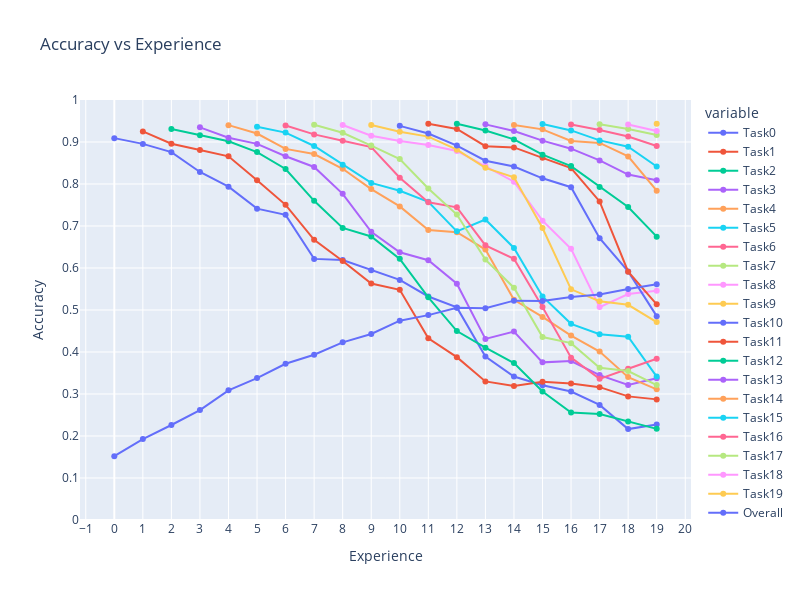

Notebook code for this chart:
### Code cell
# replace with nan noisy metrics
for i in range(20):
    proposal_1_20_classes["accuracies"][f"Task{i}"][:i] = [np.nan] * i

# plotly plot
fig = px.line(
    pd.DataFrame(proposal_1_20_classes["accuracies"]),
    title="Accuracy vs Experience",
    labels=dict(index="Experience", value="Accuracy"),
    width=800,
    height=600,
    range_y=[0, 1],
    markers=True,
)
fig.update_layout(
    xaxis=dict(tickmode="linear", tick0=0, dtick=1),
    yaxis=dict(tickmode="linear", tick0=0, dtick=0.1),
)
fig.show()

### Figure 1 — Plotly figure (JSON) as saved in the notebook; plotly's stock layout.template omitted (floating-point values rounded to 4 significant figures)
{"data": [{"hovertemplate": "variable=Task0<br>Experience=%{x}<br>Accuracy=%{y}<extra></extra>", "legendgroup": "Task0", "line": {"color": "#636efa", "dash": "solid"}, "marker": {"symbol": "circle"}, "mode": "lines+markers", "name": "Task0", "orientation": "v", "showlegend": true, "type": "scatter", "x": [0, 1, 2, 3, 4, 5, 6, 7, 8, 9, 10, 11, 12, 13, 14, 15, 16, 17, 18, 19], "xaxis": "x", "y": [0.9092, 0.8955, 0.8758, 0.8286, 0.7937, 0.7413, 0.7265, 0.6217, 0.6188, 0.5944, 0.5716, 0.5322, 0.5062, 0.389, 0.3416, 0.3208, 0.3059, 0.2741, 0.2164, 0.2273], "yaxis": "y"}, {"hovertemplate": "variable=Task1<br>Experience=%{x}<br>Accuracy=%{y}<extra></extra>", "legendgroup": "Task1", "line": {"color": "#EF553B", "dash": "solid"}, "marker": {"symbol": "circle"}, "mode": "lines+markers", "name": "Task1", "orientation": "v", "showlegend": true, "type": "scatter", "x": [0, 1, 2, 3, 4, 5, 6, 7, 8, 9, 10, 11, 12, 13, 14, 15, 16, 17, 18, 19], "xaxis": "x", "y": [null, 0.9252, 0.8959, 0.8812, 0.8659, 0.8091, 0.7504, 0.6671, 0.6167, 0.5629, 0.5481, 0.4326, 0.3877, 0.33, 0.3189, 0.3293, 0.3252, 0.3163, 0.2943, 0.2872], "yaxis": "y"}, {"hovertemplate": "variable=Task2<br>Experience=%{x}<br>Accuracy=%{y}<extra></extra>", "legendgroup": "Task2", "line": {"color": "#00cc96", "dash": "solid"}, "marker": {"symbol": "circle"}, "mode": "lines+markers", "name": "Task2", "orientation": "v", "showlegend": true, "type": "scatter", "x": [0, 1, 2, 3, 4, 5, 6, 7, 8, 9, 10, 11, 12, 13, 14, 15, 16, 17, 18, 19], "xaxis": "x", "y": [null, null, 0.9311, 0.9159, 0.9018, 0.8759, 0.8358, 0.76, 0.6954, 0.675, 0.6218, 0.5301, 0.4498, 0.4104, 0.3737, 0.3058, 0.2559, 0.2523, 0.2346, 0.217], "yaxis": "y"}, {"hovertemplate": "variable=Task3<br>Experience=%{x}<br>Accuracy=%{y}<extra></extra>", "legendgroup": "Task3", "line": {"color": "#ab63fa", "dash": "solid"}, "marker": {"symbol": "circle"}, "mode": "lines+markers", "name": "Task3", "orientation": "v", "showlegend": true, "type": "scatter", "x": [0, 1, 2, 3, 4, 5, 6, 7, 8, 9, 10, 11, 12, 13, 14, 15, 16, 17, 18, 19], "xaxis": "x", "y": [null, null, null, 0.9349, 0.9103, 0.8955, 0.8662, 0.8405, 0.7766, 0.6861, 0.6373, 0.6184, 0.5625, 0.4312, 0.4486, 0.3753, 0.3785, 0.345, 0.3216, 0.3377], "yaxis": "y"}, {"hovertemplate": "variable=Task4<br>Experience=%{x}<br>Accuracy=%{y}<extra></extra>", "legendgroup": "Task4", "line": {"color": "#FFA15A", "dash": "solid"}, "marker": {"symbol": "circle"}, "mode": "lines+markers", "name": "Task4", "orientation": "v", "showlegend": true, "type": "scatter", "x": [0, 1, 2, 3, 4, 5, 6, 7, 8, 9, 10, 11, 12, 13, 14, 15, 16, 17, 18, 19], "xaxis": "x", "y": [null, null, null, null, 0.9401, 0.9202, 0.8836, 0.8714, 0.8362, 0.7878, 0.7467, 0.6903, 0.6851, 0.644, 0.5244, 0.4836, 0.4391, 0.4011, 0.3402, 0.3112], "yaxis": "y"}, {"hovertemplate": "variable=Task5<br>Experience=%{x}<br>Accuracy=%{y}<extra></extra>", "legendgroup": "Task5", "line": {"color": "#19d3f3", "dash": "solid"}, "marker": {"symbol": "circle"}, "mode": "lines+markers", "name": "Task5", "orientation": "v", "showlegend": true, "type": "scatter", "x": [0, 1, 2, 3, 4, 5, 6, 7, 8, 9, 10, 11, 12, 13, 14, 15, 16, 17, 18, 19], "xaxis": "x", "y": [null, null, null, null, null, 0.9365, 0.9224, 0.8905, 0.8457, 0.8026, 0.7838, 0.7577, 0.6873, 0.7154, 0.6478, 0.5322, 0.4671, 0.4422, 0.4364, 0.3414], "yaxis": "y"}, {"hovertemplate": "variable=Task6<br>Experience=%{x}<br>Accuracy=%{y}<extra></extra>", "legendgroup": "Task6", "line": {"color": "#FF6692", "dash": "solid"}, "marker": {"symbol": "circle"}, "mode": "lines+markers", "name": "Task6", "orientation": "v", "showlegend": true, "type": "scatter", "x": [0, 1, 2, 3, 4, 5, 6, 7, 8, 9, 10, 11, 12, 13, 14, 15, 16, 17, 18, 19], "xaxis": "x", "y": [null, null, null, null, null, null, 0.9392, 0.9181, 0.9028, 0.8879, 0.8151, 0.7565, 0.7445, 0.6539, 0.622, 0.5072, 0.3866, 0.3361, 0.3601, 0.3838], "yaxis": "y"}, {"hovertemplate": "variable=Task7<br>Experience=%{x}<br>Accuracy=%{y}<extra></extra>", "legendgroup": "Task7", "line": {"color": "#B6E880", "dash": "solid"}, "marker": {"symbol": "circle"}, "mode": "lines+markers", "name": "Task7", "orientation": "v", "showlegend": true, "type": "scatter", "x": [0, 1, 2, 3, 4, 5, 6, 7, 8, 9, 10, 11, 12, 13, 14, 15, 16, 17, 18, 19], "xaxis": "x", "y": [null, null, null, null, null, null, null, 0.9411, 0.922, 0.8914, 0.8595, 0.7892, 0.7272, 0.62, 0.5531, 0.4355, 0.4211, 0.3623, 0.3548, 0.3213], "yaxis": "y"}, {"hovertemplate": "variable=Task8<br>Experience=%{x}<br>Accuracy=%{y}<extra></extra>", "legendgroup": "Task8", "line": {"color": "#FF97FF", "dash": "solid"}, "marker": {"symbol": "circle"}, "mode": "lines+markers", "name": "Task8", "orientation": "v", "showlegend": true, "type": "scatter", "x": [0, 1, 2, 3, 4, 5, 6, 7, 8, 9, 10, 11, 12, 13, 14, 15, 16, 17, 18, 19], "xaxis": "x", "y": [null, null, null, null, null, null, null, null, 0.9406, 0.9151, 0.9025, 0.8928, 0.8788, 0.8432, 0.8056, 0.7126, 0.6458, 0.5069, 0.538, 0.5461], "yaxis": "y"}, {"hovertemplate": "variable=Task9<br>Experience=%{x}<br>Accuracy=%{y}<extra></extra>", "legendgroup": "Task9", "line": {"color": "#FECB52", "dash": "solid"}, "marker": {"symbol": "circle"}, "mode": "lines+markers", "name": "Task9", "orientation": "v", "showlegend": true, "type": "scatter", "x": [0, 1, 2, 3, 4, 5, 6, 7, 8, 9, 10, 11, 12, 13, 14, 15, 16, 17, 18, 19], "xaxis": "x", "y": [null, null, null, null, null, null, null, null, null, 0.9404, 0.9246, 0.9128, 0.8817, 0.8385, 0.8158, 0.6953, 0.5492, 0.521, 0.5124, 0.4713], "yaxis": "y"}, {"hovertemplate": "variable=Task10<br>Experience=%{x}<br>Accuracy=%{y}<extra></extra>", "legendgroup": "Task10", "line": {"color": "#636efa", "dash": "solid"}, "marker": {"symbol": "circle"}, "mode": "lines+markers", "name": "Task10", "orientation": "v", "showlegend": true, "type": "scatter", "x": [0, 1, 2, 3, 4, 5, 6, 7, 8, 9, 10, 11, 12, 13, 14, 15, 16, 17, 18, 19], "xaxis": "x", "y": [null, null, null, null, null, null, null, null, null, null, 0.9384, 0.9203, 0.8916, 0.8554, 0.8415, 0.8135, 0.7924, 0.6709, 0.5918, 0.4854], "yaxis": "y"}, {"hovertemplate": "variable=Task11<br>Experience=%{x}<br>Accuracy=%{y}<extra></extra>", "legendgroup": "Task11", "line": {"color": "#EF553B", "dash": "solid"}, "marker": {"symbol": "circle"}, "mode": "lines+markers", "name": "Task11", "orientation": "v", "showlegend": true, "type": "scatter", "x": [0, 1, 2, 3, 4, 5, 6, 7, 8, 9, 10, 11, 12, 13, 14, 15, 16, 17, 18, 19], "xaxis": "x", "y": [null, null, null, null, null, null, null, null, null, null, null, 0.9435, 0.9312, 0.8901, 0.8872, 0.8623, 0.8377, 0.7585, 0.5912, 0.5136], "yaxis": "y"}, {"hovertemplate": "variable=Task12<br>Experience=%{x}<br>Accuracy=%{y}<extra></extra>", "legendgroup": "Task12", "line": {"color": "#00cc96", "dash": "solid"}, "marker": {"symbol": "circle"}, "mode": "lines+markers", "name": "Task12", "orientation": "v", "showlegend": true, "type": "scatter", "x": [0, 1, 2, 3, 4, 5, 6, 7, 8, 9, 10, 11, 12, 13, 14, 15, 16, 17, 18, 19], "xaxis": "x", "y": [null, null, null, null, null, null, null, null, null, null, null, null, 0.9435, 0.9273, 0.9062, 0.8699, 0.8427, 0.793, 0.7453, 0.6746], "yaxis": "y"}, {"hovertemplate": "variable=Task13<br>Experience=%{x}<br>Accuracy=%{y}<extra></extra>", "legendgroup": "Task13", "line": {"color": "#ab63fa", "dash": "solid"}, "marker": {"symbol": "circle"}, "mode": "lines+markers", "name": "Task13", "orientation": "v", "showlegend": true, "type": "scatter", "x": [0, 1, 2, 3, 4, 5, 6, 7, 8, 9, 10, 11, 12, 13, 14, 15, 16, 17, 18, 19], "xaxis": "x", "y": [null, null, null, null, null, null, null, null, null, null, null, null, null, 0.942, 0.926, 0.9032, 0.8841, 0.8561, 0.8225, 0.809], "yaxis": "y"}, {"hovertemplate": "variable=Task14<br>Experience=%{x}<br>Accuracy=%{y}<extra></extra>", "legendgroup": "Task14", "line": {"color": "#FFA15A", "dash": "solid"}, "marker": {"symbol": "circle"}, "mode": "lines+markers", "name": "Task14", "orientation": "v", "showlegend": true, "type": "scatter", "x": [0, 1, 2, 3, 4, 5, 6, 7, 8, 9, 10, 11, 12, 13, 14, 15, 16, 17, 18, 19], "xaxis": "x", "y": [null, null, null, null, null, null, null, null, null, null, null, null, null, null, 0.9403, 0.9301, 0.9026, 0.8979, 0.8657, 0.7841], "yaxis": "y"}, {"hovertemplate": "variable=Task15<br>Experience=%{x}<br>Accuracy=%{y}<extra></extra>", "legendgroup": "Task15", "line": {"color": "#19d3f3", "dash": "solid"}, "marker": {"symbol": "circle"}, "mode": "lines+markers", "name": "Task15", "orientation": "v", "showlegend": true, "type": "scatter", "x": [0, 1, 2, 3, 4, 5, 6, 7, 8, 9, 10, 11, 12, 13, 14, 15, 16, 17, 18, 19], "xaxis": "x", "y": [null, null, null, null, null, null, null, null, null, null, null, null, null, null, null, 0.943, 0.9276, 0.9038, 0.8889, 0.8416], "yaxis": "y"}, {"hovertemplate": "variable=Task16<br>Experience=%{x}<br>Accuracy=%{y}<extra></extra>", "legendgroup": "Task16", "line": {"color": "#FF6692", "dash": "solid"}, "marker": {"symbol": "circle"}, "mode": "lines+markers", "name": "Task16", "orientation": "v", "showlegend": true, "type": "scatter", "x": [0, 1, 2, 3, 4, 5, 6, 7, 8, 9, 10, 11, 12, 13, 14, 15, 16, 17, 18, 19], "xaxis": "x", "y": [null, null, null, null, null, null, null, null, null, null, null, null, null, null, null, null, 0.9416, 0.9284, 0.9131, 0.8903], "yaxis": "y"}, {"hovertemplate": "variable=Task17<br>Experience=%{x}<br>Accuracy=%{y}<extra></extra>", "legendgroup": "Task17", "line": {"color": "#B6E880", "dash": "solid"}, "marker": {"symbol": "circle"}, "mode": "lines+markers", "name": "Task17", "orientation": "v", "showlegend": true, "type": "scatter", "x": [0, 1, 2, 3, 4, 5, 6, 7, 8, 9, 10, 11, 12, 13, 14, 15, 16, 17, 18, 19], "xaxis": "x", "y": [null, null, null, null, null, null, null, null, null, null, null, null, null, null, null, null, null, 0.9422, 0.9308, 0.9166], "yaxis": "y"}, {"hovertemplate": "variable=Task18<br>Experience=%{x}<br>Accuracy=%{y}<extra></extra>", "legendgroup": "Task18", "line": {"color": "#FF97FF", "dash": "solid"}, "marker": {"symbol": "circle"}, "mode": "lines+markers", "name": "Task18", "orientation": "v", "showlegend": true, "type": "scatter", "x": [0, 1, 2, 3, 4, 5, 6, 7, 8, 9, 10, 11, 12, 13, 14, 15, 16, 17, 18, 19], "xaxis": "x", "y": [null, null, null, null, null, null, null, null, null, null, null, null, null, null, null, null, null, null, 0.9418, 0.9263], "yaxis": "y"}, {"hovertemplate": "variable=Task19<br>Experience=%{x}<br>Accuracy=%{y}<extra></extra>", "legendgroup": "Task19", "line": {"color": "#FECB52", "dash": "solid"}, "marker": {"symbol": "circle"}, "mode": "lines+markers", "name": "Task19", "orientation": "v", "showlegend": true, "type": "scatter", "x": [0, 1, 2, 3, 4, 5, 6, 7, 8, 9, 10, 11, 12, 13, 14, 15, 16, 17, 18, 19], "xaxis": "x", "y": [null, null, null, null, null, null, null, null, null, null, null, null, null, null, null, null, null, null, null, 0.9436], "yaxis": "y"}, {"hovertemplate": "variable=Overall<br>Experience=%{x}<br>Accuracy=%{y}<extra></extra>", "legendgroup": "Overall", "line": {"color": "#636efa", "dash": "solid"}, "marker": {"symbol": "circle"}, "mode": "lines+markers", "name": "Overall", "orientation": "v", "showlegend": true, "type": "scatter", "x": [0, 1, 2, 3, 4, 5, 6, 7, 8, 9, 10, 11, 12, 13, 14, 15, 16, 17, 18, 19], "xaxis": "x", "y": [0.1518, 0.1926, 0.2262, 0.2617, 0.3087, 0.3379, 0.3719, 0.3936, 0.423, 0.4428, 0.4746, 0.4878, 0.5051, 0.5041, 0.5223, 0.5217, 0.5311, 0.537, 0.5502, 0.5615], "yaxis": "y"}], "layout": {"height": 600, "legend": {"title": {"text": "variable"}, "tracegroupgap": 0}, "title": {"text": "Accuracy vs Experience"}, "width": 800, "xaxis": {"anchor": "y", "domain": [0, 1], "dtick": 1, "tick0": 0, "tickmode": "linear", "title": {"text": "Experience"}}, "yaxis": {"anchor": "x", "domain": [0, 1], "dtick": 0.1, "range": [0, 1], "tick0": 0, "tickmode": "linear", "title": {"text": "Accuracy"}}}}
